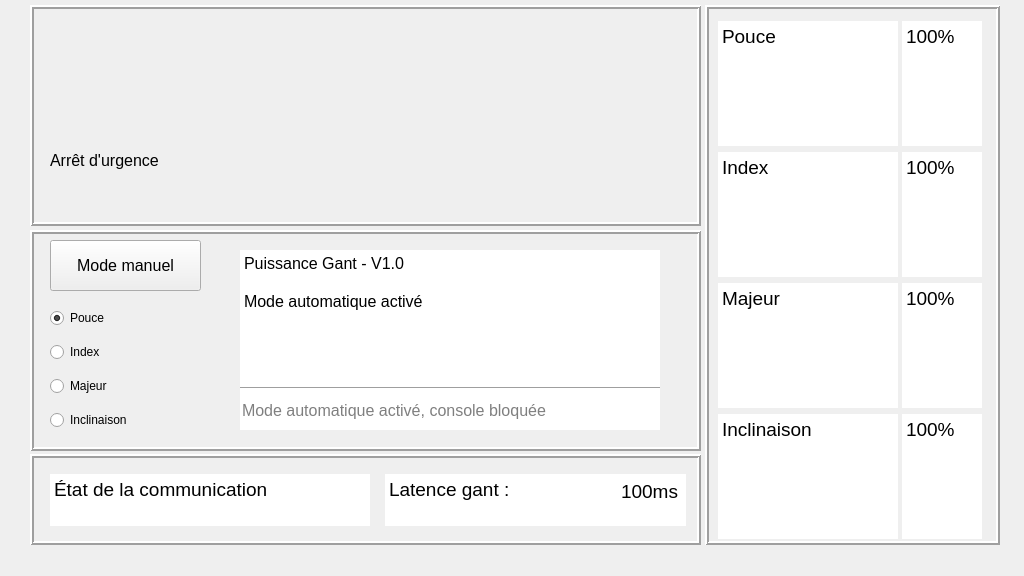
<?xml version="1.0" encoding="UTF-8"?>
<ui version="4.0">
 <class>MainWindow</class>
 <widget class="QMainWindow" name="MainWindow">
  <property name="enabled">
   <bool>true</bool>
  </property>
  <property name="geometry">
   <rect>
    <x>0</x>
    <y>0</y>
    <width>1024</width>
    <height>576</height>
   </rect>
  </property>
  <property name="minimumSize">
   <size>
    <width>1024</width>
    <height>576</height>
   </size>
  </property>
  <property name="maximumSize">
   <size>
    <width>1024</width>
    <height>576</height>
   </size>
  </property>
  <property name="windowTitle">
   <string>Puissance Gant</string>
  </property>
  <widget class="QWidget" name="centralwidget">
   <widget class="QFrame" name="Frame_Comm">
    <property name="geometry">
     <rect>
      <x>30</x>
      <y>454</y>
      <width>671</width>
      <height>91</height>
     </rect>
    </property>
    <property name="frameShape">
     <enum>QFrame::Box</enum>
    </property>
    <property name="frameShadow">
     <enum>QFrame::Raised</enum>
    </property>
    <property name="lineWidth">
     <number>2</number>
    </property>
    <widget class="QTextEdit" name="Text_EtatComm">
     <property name="enabled">
      <bool>true</bool>
     </property>
     <property name="geometry">
      <rect>
       <x>20</x>
       <y>20</y>
       <width>320</width>
       <height>52</height>
      </rect>
     </property>
     <property name="frameShape">
      <enum>QFrame::NoFrame</enum>
     </property>
     <property name="readOnly">
      <bool>true</bool>
     </property>
     <property name="html">
      <string>&lt;!DOCTYPE HTML PUBLIC &quot;-//W3C//DTD HTML 4.0//EN&quot; &quot;http://www.w3.org/TR/REC-html40/strict.dtd&quot;&gt;
&lt;html&gt;&lt;head&gt;&lt;meta name=&quot;qrichtext&quot; content=&quot;1&quot; /&gt;&lt;style type=&quot;text/css&quot;&gt;
p, li { white-space: pre-wrap; }
&lt;/style&gt;&lt;/head&gt;&lt;body style=&quot; font-family:'MS Shell Dlg 2'; font-size:7.8pt; font-weight:400; font-style:normal;&quot;&gt;
&lt;p style=&quot; margin-top:0px; margin-bottom:0px; margin-left:0px; margin-right:0px; -qt-block-indent:0; text-indent:0px;&quot;&gt;&lt;span style=&quot; font-size:14pt;&quot;&gt;État de la communication &lt;/span&gt;&lt;/p&gt;&lt;/body&gt;&lt;/html&gt;</string>
     </property>
    </widget>
    <widget class="QLabel" name="Label_CroixRouge">
     <property name="geometry">
      <rect>
       <x>280</x>
       <y>20</y>
       <width>48</width>
       <height>48</height>
      </rect>
     </property>
     <property name="minimumSize">
      <size>
       <width>48</width>
       <height>48</height>
      </size>
     </property>
     <property name="maximumSize">
      <size>
       <width>48</width>
       <height>48</height>
      </size>
     </property>
     <property name="text">
      <string/>
     </property>
     <property name="pixmap">
      <pixmap resource="Icônes/icones.qrc">:/PathIcones/croix_rouge.png</pixmap>
     </property>
     <property name="scaledContents">
      <bool>true</bool>
     </property>
    </widget>
    <widget class="QLabel" name="Label_CrochetVert">
     <property name="enabled">
      <bool>true</bool>
     </property>
     <property name="geometry">
      <rect>
       <x>280</x>
       <y>20</y>
       <width>48</width>
       <height>48</height>
      </rect>
     </property>
     <property name="minimumSize">
      <size>
       <width>48</width>
       <height>48</height>
      </size>
     </property>
     <property name="maximumSize">
      <size>
       <width>48</width>
       <height>48</height>
      </size>
     </property>
     <property name="text">
      <string/>
     </property>
     <property name="pixmap">
      <pixmap resource="Icônes/icones.qrc">:/PathIcones/crochet_vert.png</pixmap>
     </property>
     <property name="scaledContents">
      <bool>true</bool>
     </property>
    </widget>
    <widget class="QLabel" name="Label_DelaiResist">
     <property name="geometry">
      <rect>
       <x>537</x>
       <y>27</y>
       <width>111</width>
       <height>21</height>
      </rect>
     </property>
     <property name="font">
      <font>
       <pointsize>14</pointsize>
      </font>
     </property>
     <property name="text">
      <string>100ms</string>
     </property>
     <property name="alignment">
      <set>Qt::AlignRight|Qt::AlignTrailing|Qt::AlignVCenter</set>
     </property>
    </widget>
    <widget class="QTextEdit" name="Text_DelaiResist">
     <property name="enabled">
      <bool>true</bool>
     </property>
     <property name="geometry">
      <rect>
       <x>355</x>
       <y>20</y>
       <width>301</width>
       <height>52</height>
      </rect>
     </property>
     <property name="font">
      <font>
       <pointsize>14</pointsize>
      </font>
     </property>
     <property name="frameShape">
      <enum>QFrame::NoFrame</enum>
     </property>
     <property name="readOnly">
      <bool>true</bool>
     </property>
     <property name="html">
      <string>&lt;!DOCTYPE HTML PUBLIC &quot;-//W3C//DTD HTML 4.0//EN&quot; &quot;http://www.w3.org/TR/REC-html40/strict.dtd&quot;&gt;
&lt;html&gt;&lt;head&gt;&lt;meta name=&quot;qrichtext&quot; content=&quot;1&quot; /&gt;&lt;style type=&quot;text/css&quot;&gt;
p, li { white-space: pre-wrap; }
&lt;/style&gt;&lt;/head&gt;&lt;body style=&quot; font-family:'MS Shell Dlg 2'; font-size:14pt; font-weight:400; font-style:normal;&quot;&gt;
&lt;p style=&quot; margin-top:0px; margin-bottom:0px; margin-left:0px; margin-right:0px; -qt-block-indent:0; text-indent:0px;&quot;&gt;Latence gant :&lt;/p&gt;&lt;/body&gt;&lt;/html&gt;</string>
     </property>
    </widget>
    <zorder>Text_EtatComm</zorder>
    <zorder>Label_CroixRouge</zorder>
    <zorder>Label_CrochetVert</zorder>
    <zorder>Text_DelaiResist</zorder>
    <zorder>Label_DelaiResist</zorder>
   </widget>
   <widget class="QFrame" name="Frame_Doigts">
    <property name="geometry">
     <rect>
      <x>705</x>
      <y>5</y>
      <width>295</width>
      <height>540</height>
     </rect>
    </property>
    <property name="autoFillBackground">
     <bool>false</bool>
    </property>
    <property name="frameShape">
     <enum>QFrame::Box</enum>
    </property>
    <property name="frameShadow">
     <enum>QFrame::Raised</enum>
    </property>
    <property name="lineWidth">
     <number>2</number>
    </property>
    <property name="midLineWidth">
     <number>0</number>
    </property>
    <widget class="QWidget" name="horizontalLayoutWidget">
     <property name="geometry">
      <rect>
       <x>10</x>
       <y>10</y>
       <width>271</width>
       <height>531</height>
      </rect>
     </property>
     <layout class="QHBoxLayout" name="Layout_InfoDoigts">
      <property name="spacing">
       <number>1</number>
      </property>
      <item>
       <layout class="QVBoxLayout" name="Layout_Doigts">
        <property name="spacing">
         <number>0</number>
        </property>
        <item>
         <widget class="QTextEdit" name="Text_Pouce">
          <property name="sizePolicy">
           <sizepolicy hsizetype="Fixed" vsizetype="Fixed">
            <horstretch>0</horstretch>
            <verstretch>0</verstretch>
           </sizepolicy>
          </property>
          <property name="minimumSize">
           <size>
            <width>180</width>
            <height>125</height>
           </size>
          </property>
          <property name="maximumSize">
           <size>
            <width>180</width>
            <height>125</height>
           </size>
          </property>
          <property name="font">
           <font>
            <pointsize>14</pointsize>
           </font>
          </property>
          <property name="frameShape">
           <enum>QFrame::Box</enum>
          </property>
          <property name="frameShadow">
           <enum>QFrame::Plain</enum>
          </property>
          <property name="lineWidth">
           <number>0</number>
          </property>
          <property name="readOnly">
           <bool>true</bool>
          </property>
          <property name="html">
           <string>&lt;!DOCTYPE HTML PUBLIC &quot;-//W3C//DTD HTML 4.0//EN&quot; &quot;http://www.w3.org/TR/REC-html40/strict.dtd&quot;&gt;
&lt;html&gt;&lt;head&gt;&lt;meta name=&quot;qrichtext&quot; content=&quot;1&quot; /&gt;&lt;style type=&quot;text/css&quot;&gt;
p, li { white-space: pre-wrap; }
&lt;/style&gt;&lt;/head&gt;&lt;body style=&quot; font-family:'MS Shell Dlg 2'; font-size:14pt; font-weight:400; font-style:normal;&quot;&gt;
&lt;p style=&quot; margin-top:0px; margin-bottom:0px; margin-left:0px; margin-right:0px; -qt-block-indent:0; text-indent:0px;&quot;&gt;Pouce&lt;/p&gt;&lt;/body&gt;&lt;/html&gt;</string>
          </property>
         </widget>
        </item>
        <item>
         <widget class="QTextEdit" name="Text_Index">
          <property name="sizePolicy">
           <sizepolicy hsizetype="Fixed" vsizetype="Fixed">
            <horstretch>0</horstretch>
            <verstretch>0</verstretch>
           </sizepolicy>
          </property>
          <property name="minimumSize">
           <size>
            <width>180</width>
            <height>125</height>
           </size>
          </property>
          <property name="maximumSize">
           <size>
            <width>180</width>
            <height>125</height>
           </size>
          </property>
          <property name="font">
           <font>
            <pointsize>14</pointsize>
           </font>
          </property>
          <property name="frameShape">
           <enum>QFrame::Box</enum>
          </property>
          <property name="frameShadow">
           <enum>QFrame::Plain</enum>
          </property>
          <property name="lineWidth">
           <number>0</number>
          </property>
          <property name="readOnly">
           <bool>true</bool>
          </property>
          <property name="html">
           <string>&lt;!DOCTYPE HTML PUBLIC &quot;-//W3C//DTD HTML 4.0//EN&quot; &quot;http://www.w3.org/TR/REC-html40/strict.dtd&quot;&gt;
&lt;html&gt;&lt;head&gt;&lt;meta name=&quot;qrichtext&quot; content=&quot;1&quot; /&gt;&lt;style type=&quot;text/css&quot;&gt;
p, li { white-space: pre-wrap; }
&lt;/style&gt;&lt;/head&gt;&lt;body style=&quot; font-family:'MS Shell Dlg 2'; font-size:14pt; font-weight:400; font-style:normal;&quot;&gt;
&lt;p style=&quot; margin-top:0px; margin-bottom:0px; margin-left:0px; margin-right:0px; -qt-block-indent:0; text-indent:0px;&quot;&gt;Index&lt;/p&gt;&lt;/body&gt;&lt;/html&gt;</string>
          </property>
         </widget>
        </item>
        <item>
         <widget class="QTextEdit" name="Text_Majeur">
          <property name="sizePolicy">
           <sizepolicy hsizetype="Fixed" vsizetype="Fixed">
            <horstretch>0</horstretch>
            <verstretch>0</verstretch>
           </sizepolicy>
          </property>
          <property name="minimumSize">
           <size>
            <width>180</width>
            <height>125</height>
           </size>
          </property>
          <property name="maximumSize">
           <size>
            <width>180</width>
            <height>125</height>
           </size>
          </property>
          <property name="font">
           <font>
            <pointsize>14</pointsize>
           </font>
          </property>
          <property name="frameShape">
           <enum>QFrame::Box</enum>
          </property>
          <property name="frameShadow">
           <enum>QFrame::Plain</enum>
          </property>
          <property name="lineWidth">
           <number>0</number>
          </property>
          <property name="readOnly">
           <bool>true</bool>
          </property>
          <property name="html">
           <string>&lt;!DOCTYPE HTML PUBLIC &quot;-//W3C//DTD HTML 4.0//EN&quot; &quot;http://www.w3.org/TR/REC-html40/strict.dtd&quot;&gt;
&lt;html&gt;&lt;head&gt;&lt;meta name=&quot;qrichtext&quot; content=&quot;1&quot; /&gt;&lt;style type=&quot;text/css&quot;&gt;
p, li { white-space: pre-wrap; }
&lt;/style&gt;&lt;/head&gt;&lt;body style=&quot; font-family:'MS Shell Dlg 2'; font-size:14pt; font-weight:400; font-style:normal;&quot;&gt;
&lt;p style=&quot; margin-top:0px; margin-bottom:0px; margin-left:0px; margin-right:0px; -qt-block-indent:0; text-indent:0px;&quot;&gt;Majeur&lt;/p&gt;&lt;/body&gt;&lt;/html&gt;</string>
          </property>
         </widget>
        </item>
        <item>
         <widget class="QTextEdit" name="Text_Inclinaison">
          <property name="sizePolicy">
           <sizepolicy hsizetype="Fixed" vsizetype="Fixed">
            <horstretch>0</horstretch>
            <verstretch>0</verstretch>
           </sizepolicy>
          </property>
          <property name="minimumSize">
           <size>
            <width>180</width>
            <height>125</height>
           </size>
          </property>
          <property name="maximumSize">
           <size>
            <width>180</width>
            <height>125</height>
           </size>
          </property>
          <property name="font">
           <font>
            <pointsize>14</pointsize>
           </font>
          </property>
          <property name="frameShape">
           <enum>QFrame::Box</enum>
          </property>
          <property name="frameShadow">
           <enum>QFrame::Plain</enum>
          </property>
          <property name="lineWidth">
           <number>0</number>
          </property>
          <property name="readOnly">
           <bool>true</bool>
          </property>
          <property name="html">
           <string>&lt;!DOCTYPE HTML PUBLIC &quot;-//W3C//DTD HTML 4.0//EN&quot; &quot;http://www.w3.org/TR/REC-html40/strict.dtd&quot;&gt;
&lt;html&gt;&lt;head&gt;&lt;meta name=&quot;qrichtext&quot; content=&quot;1&quot; /&gt;&lt;style type=&quot;text/css&quot;&gt;
p, li { white-space: pre-wrap; }
&lt;/style&gt;&lt;/head&gt;&lt;body style=&quot; font-family:'MS Shell Dlg 2'; font-size:14pt; font-weight:400; font-style:normal;&quot;&gt;
&lt;p style=&quot; margin-top:0px; margin-bottom:0px; margin-left:0px; margin-right:0px; -qt-block-indent:0; text-indent:0px;&quot;&gt;Inclinaison&lt;/p&gt;&lt;/body&gt;&lt;/html&gt;</string>
          </property>
         </widget>
        </item>
       </layout>
      </item>
      <item>
       <layout class="QVBoxLayout" name="Layout_Angles">
        <property name="spacing">
         <number>0</number>
        </property>
        <item>
         <widget class="QTextEdit" name="Text_PourcentagePouce">
          <property name="minimumSize">
           <size>
            <width>80</width>
            <height>125</height>
           </size>
          </property>
          <property name="maximumSize">
           <size>
            <width>80</width>
            <height>125</height>
           </size>
          </property>
          <property name="font">
           <font>
            <pointsize>14</pointsize>
           </font>
          </property>
          <property name="frameShape">
           <enum>QFrame::Box</enum>
          </property>
          <property name="frameShadow">
           <enum>QFrame::Plain</enum>
          </property>
          <property name="lineWidth">
           <number>0</number>
          </property>
          <property name="readOnly">
           <bool>true</bool>
          </property>
          <property name="html">
           <string>&lt;!DOCTYPE HTML PUBLIC &quot;-//W3C//DTD HTML 4.0//EN&quot; &quot;http://www.w3.org/TR/REC-html40/strict.dtd&quot;&gt;
&lt;html&gt;&lt;head&gt;&lt;meta name=&quot;qrichtext&quot; content=&quot;1&quot; /&gt;&lt;style type=&quot;text/css&quot;&gt;
p, li { white-space: pre-wrap; }
&lt;/style&gt;&lt;/head&gt;&lt;body style=&quot; font-family:'MS Shell Dlg 2'; font-size:14pt; font-weight:400; font-style:normal;&quot;&gt;
&lt;p style=&quot; margin-top:0px; margin-bottom:0px; margin-left:0px; margin-right:0px; -qt-block-indent:0; text-indent:0px;&quot;&gt;100%&lt;/p&gt;&lt;/body&gt;&lt;/html&gt;</string>
          </property>
         </widget>
        </item>
        <item>
         <widget class="QTextEdit" name="Text_PourcentageIndex">
          <property name="minimumSize">
           <size>
            <width>80</width>
            <height>125</height>
           </size>
          </property>
          <property name="maximumSize">
           <size>
            <width>80</width>
            <height>125</height>
           </size>
          </property>
          <property name="font">
           <font>
            <pointsize>14</pointsize>
           </font>
          </property>
          <property name="frameShape">
           <enum>QFrame::Box</enum>
          </property>
          <property name="frameShadow">
           <enum>QFrame::Plain</enum>
          </property>
          <property name="lineWidth">
           <number>0</number>
          </property>
          <property name="readOnly">
           <bool>true</bool>
          </property>
          <property name="html">
           <string>&lt;!DOCTYPE HTML PUBLIC &quot;-//W3C//DTD HTML 4.0//EN&quot; &quot;http://www.w3.org/TR/REC-html40/strict.dtd&quot;&gt;
&lt;html&gt;&lt;head&gt;&lt;meta name=&quot;qrichtext&quot; content=&quot;1&quot; /&gt;&lt;style type=&quot;text/css&quot;&gt;
p, li { white-space: pre-wrap; }
&lt;/style&gt;&lt;/head&gt;&lt;body style=&quot; font-family:'MS Shell Dlg 2'; font-size:14pt; font-weight:400; font-style:normal;&quot;&gt;
&lt;p style=&quot; margin-top:0px; margin-bottom:0px; margin-left:0px; margin-right:0px; -qt-block-indent:0; text-indent:0px;&quot;&gt;100%&lt;/p&gt;&lt;/body&gt;&lt;/html&gt;</string>
          </property>
         </widget>
        </item>
        <item>
         <widget class="QTextEdit" name="Text_PourcentageMajeur">
          <property name="minimumSize">
           <size>
            <width>80</width>
            <height>125</height>
           </size>
          </property>
          <property name="maximumSize">
           <size>
            <width>80</width>
            <height>125</height>
           </size>
          </property>
          <property name="font">
           <font>
            <pointsize>14</pointsize>
           </font>
          </property>
          <property name="frameShape">
           <enum>QFrame::Box</enum>
          </property>
          <property name="frameShadow">
           <enum>QFrame::Plain</enum>
          </property>
          <property name="lineWidth">
           <number>0</number>
          </property>
          <property name="readOnly">
           <bool>true</bool>
          </property>
          <property name="html">
           <string>&lt;!DOCTYPE HTML PUBLIC &quot;-//W3C//DTD HTML 4.0//EN&quot; &quot;http://www.w3.org/TR/REC-html40/strict.dtd&quot;&gt;
&lt;html&gt;&lt;head&gt;&lt;meta name=&quot;qrichtext&quot; content=&quot;1&quot; /&gt;&lt;style type=&quot;text/css&quot;&gt;
p, li { white-space: pre-wrap; }
&lt;/style&gt;&lt;/head&gt;&lt;body style=&quot; font-family:'MS Shell Dlg 2'; font-size:14pt; font-weight:400; font-style:normal;&quot;&gt;
&lt;p style=&quot; margin-top:0px; margin-bottom:0px; margin-left:0px; margin-right:0px; -qt-block-indent:0; text-indent:0px;&quot;&gt;100%&lt;/p&gt;&lt;/body&gt;&lt;/html&gt;</string>
          </property>
         </widget>
        </item>
        <item>
         <widget class="QTextEdit" name="Text_PourcentageInclinaison">
          <property name="minimumSize">
           <size>
            <width>80</width>
            <height>125</height>
           </size>
          </property>
          <property name="maximumSize">
           <size>
            <width>80</width>
            <height>125</height>
           </size>
          </property>
          <property name="font">
           <font>
            <pointsize>14</pointsize>
           </font>
          </property>
          <property name="frameShape">
           <enum>QFrame::Box</enum>
          </property>
          <property name="frameShadow">
           <enum>QFrame::Plain</enum>
          </property>
          <property name="lineWidth">
           <number>0</number>
          </property>
          <property name="readOnly">
           <bool>true</bool>
          </property>
          <property name="html">
           <string>&lt;!DOCTYPE HTML PUBLIC &quot;-//W3C//DTD HTML 4.0//EN&quot; &quot;http://www.w3.org/TR/REC-html40/strict.dtd&quot;&gt;
&lt;html&gt;&lt;head&gt;&lt;meta name=&quot;qrichtext&quot; content=&quot;1&quot; /&gt;&lt;style type=&quot;text/css&quot;&gt;
p, li { white-space: pre-wrap; }
&lt;/style&gt;&lt;/head&gt;&lt;body style=&quot; font-family:'MS Shell Dlg 2'; font-size:14pt; font-weight:400; font-style:normal;&quot;&gt;
&lt;p style=&quot; margin-top:0px; margin-bottom:0px; margin-left:0px; margin-right:0px; -qt-block-indent:0; text-indent:0px;&quot;&gt;100%&lt;/p&gt;&lt;/body&gt;&lt;/html&gt;</string>
          </property>
         </widget>
        </item>
       </layout>
      </item>
     </layout>
    </widget>
   </widget>
   <widget class="QFrame" name="Frame_Boutons">
    <property name="geometry">
     <rect>
      <x>30</x>
      <y>5</y>
      <width>671</width>
      <height>221</height>
     </rect>
    </property>
    <property name="frameShape">
     <enum>QFrame::Box</enum>
    </property>
    <property name="frameShadow">
     <enum>QFrame::Raised</enum>
    </property>
    <property name="lineWidth">
     <number>2</number>
    </property>
    <widget class="QLabel" name="Label_ArretUrgence">
     <property name="geometry">
      <rect>
       <x>20</x>
       <y>140</y>
       <width>136</width>
       <height>31</height>
      </rect>
     </property>
     <property name="font">
      <font>
       <pointsize>12</pointsize>
      </font>
     </property>
     <property name="text">
      <string>Arrêt d'urgence</string>
     </property>
    </widget>
    <widget class="QPushButton" name="Button_ArretUrgence">
     <property name="geometry">
      <rect>
       <x>36</x>
       <y>20</y>
       <width>101</width>
       <height>101</height>
      </rect>
     </property>
     <property name="text">
      <string/>
     </property>
     <property name="icon">
      <iconset resource="Icônes/icones.qrc">
       <normaloff>:/PathIcones/arret_urgence.png</normaloff>:/PathIcones/arret_urgence.png</iconset>
     </property>
     <property name="iconSize">
      <size>
       <width>120</width>
       <height>120</height>
      </size>
     </property>
     <property name="checkable">
      <bool>true</bool>
     </property>
     <property name="flat">
      <bool>true</bool>
     </property>
    </widget>
    <widget class="PlotWidget" name="Plot_Energie" native="true">
     <property name="geometry">
      <rect>
       <x>210</x>
       <y>10</y>
       <width>420</width>
       <height>201</height>
      </rect>
     </property>
    </widget>
   </widget>
   <widget class="QFrame" name="Frame_Manuel">
    <property name="geometry">
     <rect>
      <x>30</x>
      <y>230</y>
      <width>671</width>
      <height>221</height>
     </rect>
    </property>
    <property name="frameShape">
     <enum>QFrame::Box</enum>
    </property>
    <property name="frameShadow">
     <enum>QFrame::Raised</enum>
    </property>
    <property name="lineWidth">
     <number>2</number>
    </property>
    <widget class="QPushButton" name="Button_ModeManuel">
     <property name="geometry">
      <rect>
       <x>20</x>
       <y>10</y>
       <width>151</width>
       <height>51</height>
      </rect>
     </property>
     <property name="font">
      <font>
       <pointsize>12</pointsize>
      </font>
     </property>
     <property name="text">
      <string>Mode manuel</string>
     </property>
     <property name="checkable">
      <bool>true</bool>
     </property>
     <property name="checked">
      <bool>false</bool>
     </property>
    </widget>
    <widget class="QTextEdit" name="Text_EtatDuRobot">
     <property name="geometry">
      <rect>
       <x>210</x>
       <y>20</y>
       <width>420</width>
       <height>141</height>
      </rect>
     </property>
     <property name="font">
      <font>
       <pointsize>12</pointsize>
      </font>
     </property>
     <property name="frameShape">
      <enum>QFrame::NoFrame</enum>
     </property>
     <property name="readOnly">
      <bool>true</bool>
     </property>
     <property name="html">
      <string>&lt;!DOCTYPE HTML PUBLIC &quot;-//W3C//DTD HTML 4.0//EN&quot; &quot;http://www.w3.org/TR/REC-html40/strict.dtd&quot;&gt;
&lt;html&gt;&lt;head&gt;&lt;meta name=&quot;qrichtext&quot; content=&quot;1&quot; /&gt;&lt;style type=&quot;text/css&quot;&gt;
p, li { white-space: pre-wrap; }
&lt;/style&gt;&lt;/head&gt;&lt;body style=&quot; font-family:'MS Shell Dlg 2'; font-size:12pt; font-weight:400; font-style:normal;&quot;&gt;
&lt;p style=&quot; margin-top:0px; margin-bottom:0px; margin-left:0px; margin-right:0px; -qt-block-indent:0; text-indent:0px;&quot;&gt;Puissance Gant - V1.0&lt;/p&gt;
&lt;p style=&quot;-qt-paragraph-type:empty; margin-top:0px; margin-bottom:0px; margin-left:0px; margin-right:0px; -qt-block-indent:0; text-indent:0px;&quot;&gt;&lt;br /&gt;&lt;/p&gt;
&lt;p style=&quot; margin-top:0px; margin-bottom:0px; margin-left:0px; margin-right:0px; -qt-block-indent:0; text-indent:0px;&quot;&gt;Mode automatique activé&lt;/p&gt;&lt;/body&gt;&lt;/html&gt;</string>
     </property>
    </widget>
    <widget class="Line" name="Line_SeparationConsole">
     <property name="geometry">
      <rect>
       <x>210</x>
       <y>150</y>
       <width>420</width>
       <height>16</height>
      </rect>
     </property>
     <property name="orientation">
      <enum>Qt::Horizontal</enum>
     </property>
    </widget>
    <widget class="QWidget" name="layoutWidget">
     <property name="geometry">
      <rect>
       <x>20</x>
       <y>70</y>
       <width>97</width>
       <height>141</height>
      </rect>
     </property>
     <layout class="QVBoxLayout" name="Layout_ChoixManuel">
      <item>
       <widget class="QRadioButton" name="Button_ManuelPouce">
        <property name="text">
         <string>Pouce</string>
        </property>
        <property name="checked">
         <bool>true</bool>
        </property>
        <attribute name="buttonGroup">
         <string notr="true">ButtonGroup_MoteursModeManuel</string>
        </attribute>
       </widget>
      </item>
      <item>
       <widget class="QRadioButton" name="Button_ManuelIndex">
        <property name="text">
         <string>Index</string>
        </property>
        <attribute name="buttonGroup">
         <string notr="true">ButtonGroup_MoteursModeManuel</string>
        </attribute>
       </widget>
      </item>
      <item>
       <widget class="QRadioButton" name="Button_ManuelMajeur">
        <property name="text">
         <string>Majeur</string>
        </property>
        <attribute name="buttonGroup">
         <string notr="true">ButtonGroup_MoteursModeManuel</string>
        </attribute>
       </widget>
      </item>
      <item>
       <widget class="QRadioButton" name="Button_ManuelInclinaison">
        <property name="text">
         <string>Inclinaison</string>
        </property>
        <attribute name="buttonGroup">
         <string notr="true">ButtonGroup_MoteursModeManuel</string>
        </attribute>
       </widget>
      </item>
     </layout>
    </widget>
    <widget class="QLineEdit" name="LineEdit_ConsoleManuel">
     <property name="geometry">
      <rect>
       <x>210</x>
       <y>160</y>
       <width>420</width>
       <height>40</height>
      </rect>
     </property>
     <property name="font">
      <font>
       <pointsize>12</pointsize>
      </font>
     </property>
     <property name="text">
      <string/>
     </property>
     <property name="frame">
      <bool>false</bool>
     </property>
     <property name="readOnly">
      <bool>true</bool>
     </property>
     <property name="placeholderText">
      <string>Mode automatique activé, console bloquée</string>
     </property>
    </widget>
    <zorder>Button_ModeManuel</zorder>
    <zorder>Text_EtatDuRobot</zorder>
    <zorder>layoutWidget</zorder>
    <zorder>LineEdit_ConsoleManuel</zorder>
    <zorder>Line_SeparationConsole</zorder>
   </widget>
   <zorder>Frame_Manuel</zorder>
   <zorder>Frame_Boutons</zorder>
   <zorder>Frame_Doigts</zorder>
   <zorder>Frame_Comm</zorder>
  </widget>
  <widget class="QMenuBar" name="menubar">
   <property name="geometry">
    <rect>
     <x>0</x>
     <y>0</y>
     <width>1024</width>
     <height>26</height>
    </rect>
   </property>
  </widget>
 </widget>
 <customwidgets>
  <customwidget>
   <class>PlotWidget</class>
   <extends>QWidget</extends>
   <header>pyqtgraph</header>
   <container>1</container>
  </customwidget>
 </customwidgets>
 <resources>
  <include location="Icônes/icones.qrc"/>
 </resources>
 <connections/>
 <buttongroups>
  <buttongroup name="ButtonGroup_MoteursModeManuel"/>
 </buttongroups>
</ui>
